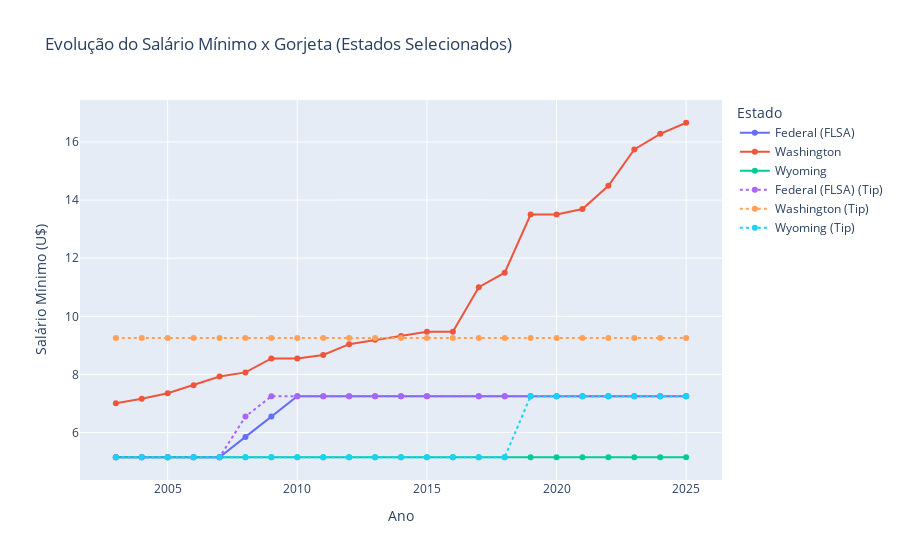

Write notebook code for a chart like this one.
### Code cell
import plotly.express as px
import plotly.graph_objects as go
estados_selecionados = ['Federal (FLSA)', 'Washington', 'Wyoming']
df_filtrado = df_geral[df_geral['state'].isin(estados_selecionados)]

fig = px.line(df_filtrado, x='Ano', y='minimum_wage', color='state', markers=True,
              labels={'minimum_wage':'Salário Mínimo (U$)', 'Ano':'Ano', 'state':'Estado'},
              title='Evolução do Salário Mínimo x Gorjeta (Estados Selecionados)')

# Adiciona linhas de gorjeta
for estado in estados_selecionados:
    df_temp = df_filtrado[df_filtrado['state']==estado]
    fig.add_trace(
        go.Scatter(
            x=df_temp['Ano'],
            y=df_temp['combined_cash'].round(2),  # arredondar os valores
            mode='lines+markers',
            name=f"{estado} (Tip)",
            line=dict(dash='dot'), 
            )
    )

fig.show()

### Figure 1 — Plotly figure (JSON) as saved in the notebook; plotly's stock layout.template omitted (floating-point values rounded to 4 significant figures)
{"data": [{"hovertemplate": "Estado=Federal (FLSA)<br>Ano=%{x}<br>Salário Mínimo (U$)=%{y}<extra></extra>", "legendgroup": "Federal (FLSA)", "line": {"color": "#636efa", "dash": "solid"}, "marker": {"symbol": "circle"}, "mode": "lines+markers", "name": "Federal (FLSA)", "orientation": "v", "showlegend": true, "type": "scatter", "x": [2003, 2004, 2005, 2006, 2007, 2008, 2009, 2010, 2011, 2012, 2013, 2014, 2015, 2017, 2018, 2019, 2020, 2021, 2022, 2023, 2024, 2025], "xaxis": "x", "y": [5.15, 5.15, 5.15, 5.15, 5.15, 5.85, 6.55, 7.25, 7.25, 7.25, 7.25, 7.25, 7.25, 7.25, 7.25, 7.25, 7.25, 7.25, 7.25, 7.25, 7.25, 7.25], "yaxis": "y"}, {"hovertemplate": "Estado=Washington<br>Ano=%{x}<br>Salário Mínimo (U$)=%{y}<extra></extra>", "legendgroup": "Washington", "line": {"color": "#EF553B", "dash": "solid"}, "marker": {"symbol": "circle"}, "mode": "lines+markers", "name": "Washington", "orientation": "v", "showlegend": true, "type": "scatter", "x": [2003, 2004, 2005, 2006, 2007, 2008, 2009, 2010, 2011, 2012, 2013, 2014, 2015, 2016, 2017, 2018, 2019, 2020, 2021, 2022, 2023, 2024, 2025], "xaxis": "x", "y": [7.01, 7.16, 7.35, 7.63, 7.93, 8.07, 8.55, 8.55, 8.67, 9.04, 9.19, 9.32, 9.47, 9.47, 11.0, 11.5, 13.5, 13.5, 13.69, 14.49, 15.74, 16.28, 16.66], "yaxis": "y"}, {"hovertemplate": "Estado=Wyoming<br>Ano=%{x}<br>Salário Mínimo (U$)=%{y}<extra></extra>", "legendgroup": "Wyoming", "line": {"color": "#00cc96", "dash": "solid"}, "marker": {"symbol": "circle"}, "mode": "lines+markers", "name": "Wyoming", "orientation": "v", "showlegend": true, "type": "scatter", "x": [2003, 2004, 2005, 2006, 2007, 2008, 2009, 2010, 2011, 2012, 2013, 2014, 2015, 2016, 2017, 2018, 2019, 2020, 2021, 2022, 2023, 2024, 2025], "xaxis": "x", "y": [5.15, 5.15, 5.15, 5.15, 5.15, 5.15, 5.15, 5.15, 5.15, 5.15, 5.15, 5.15, 5.15, 5.15, 5.15, 5.15, 5.15, 5.15, 5.15, 5.15, 5.15, 5.15, 5.15], "yaxis": "y"}, {"line": {"dash": "dot"}, "mode": "lines+markers", "name": "Federal (FLSA) (Tip)", "type": "scatter", "x": [2003, 2004, 2005, 2006, 2007, 2008, 2009, 2010, 2011, 2012, 2013, 2014, 2015, 2017, 2018, 2019, 2020, 2021, 2022, 2023, 2024, 2025], "y": [5.15, 5.15, 5.15, 5.15, 5.15, 6.55, 7.25, 7.25, 7.25, 7.25, 7.25, 7.25, 7.25, 7.25, 7.25, 7.25, 7.25, 7.25, 7.25, 7.25, 7.25, 7.25]}, {"line": {"dash": "dot"}, "mode": "lines+markers", "name": "Washington (Tip)", "type": "scatter", "x": [2003, 2004, 2005, 2006, 2007, 2008, 2009, 2010, 2011, 2012, 2013, 2014, 2015, 2016, 2017, 2018, 2019, 2020, 2021, 2022, 2023, 2024, 2025], "y": [9.25, 9.25, 9.25, 9.25, 9.25, 9.25, 9.25, 9.25, 9.25, 9.25, 9.25, 9.25, 9.25, 9.25, 9.25, 9.25, 9.25, 9.25, 9.25, 9.25, 9.25, 9.25, 9.25]}, {"line": {"dash": "dot"}, "mode": "lines+markers", "name": "Wyoming (Tip)", "type": "scatter", "x": [2003, 2004, 2005, 2006, 2007, 2008, 2009, 2010, 2011, 2012, 2013, 2014, 2015, 2016, 2017, 2018, 2019, 2020, 2021, 2022, 2023, 2024, 2025], "y": [5.15, 5.15, 5.15, 5.15, 5.15, 5.15, 5.15, 5.15, 5.15, 5.15, 5.15, 5.15, 5.15, 5.15, 5.15, 5.15, 7.25, 7.25, 7.25, 7.25, 7.25, 7.25, 7.25]}], "layout": {"legend": {"title": {"text": "Estado"}, "tracegroupgap": 0}, "title": {"text": "Evolução do Salário Mínimo x Gorjeta (Estados Selecionados)"}, "xaxis": {"anchor": "y", "domain": [0, 1], "title": {"text": "Ano"}}, "yaxis": {"anchor": "x", "domain": [0, 1], "title": {"text": "Salário Mínimo (U$)"}}}}
